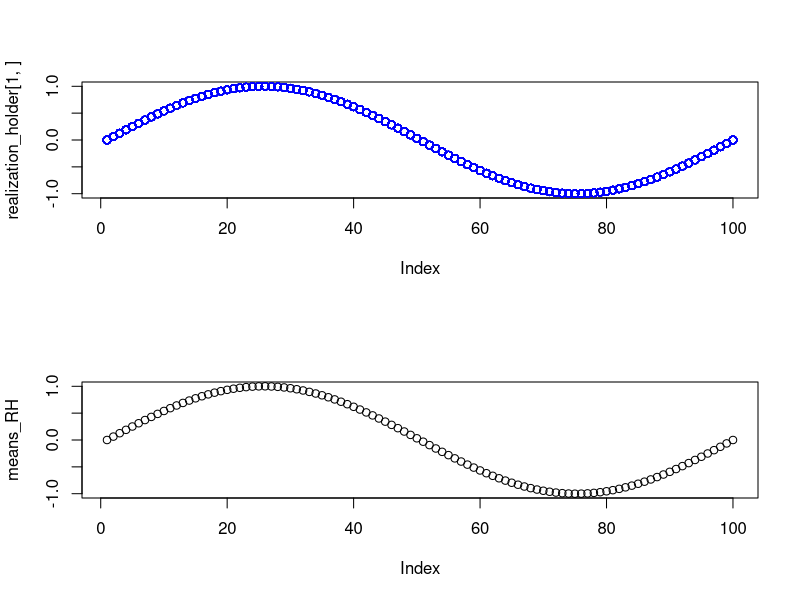

The R source for this figure:
dev.off()
# set.seed()
num_realizations <- 100
xs <- seq(0, (2 * pi), length = 100)

realization_holder <- matrix(nrow = num_realizations, ncol = 100) # this holds all 100 time periods for the realizations

for (i in 1:num_realizations)
{
  phase_shift <- 0
  # phase_shift = runif(1,0,(2*pi))
  ys <- sin(xs + phase_shift)
  realization_holder[i, ] <- ys
}

par(mfrow = c(2, 1))


plot(realization_holder[1, ])

for (k in 2:num_realizations)
{
  points(realization_holder[k, ], col = "blue")
}

means_RH <- colMeans(realization_holder)
plot(means_RH, ylim = c(-1, 1))
